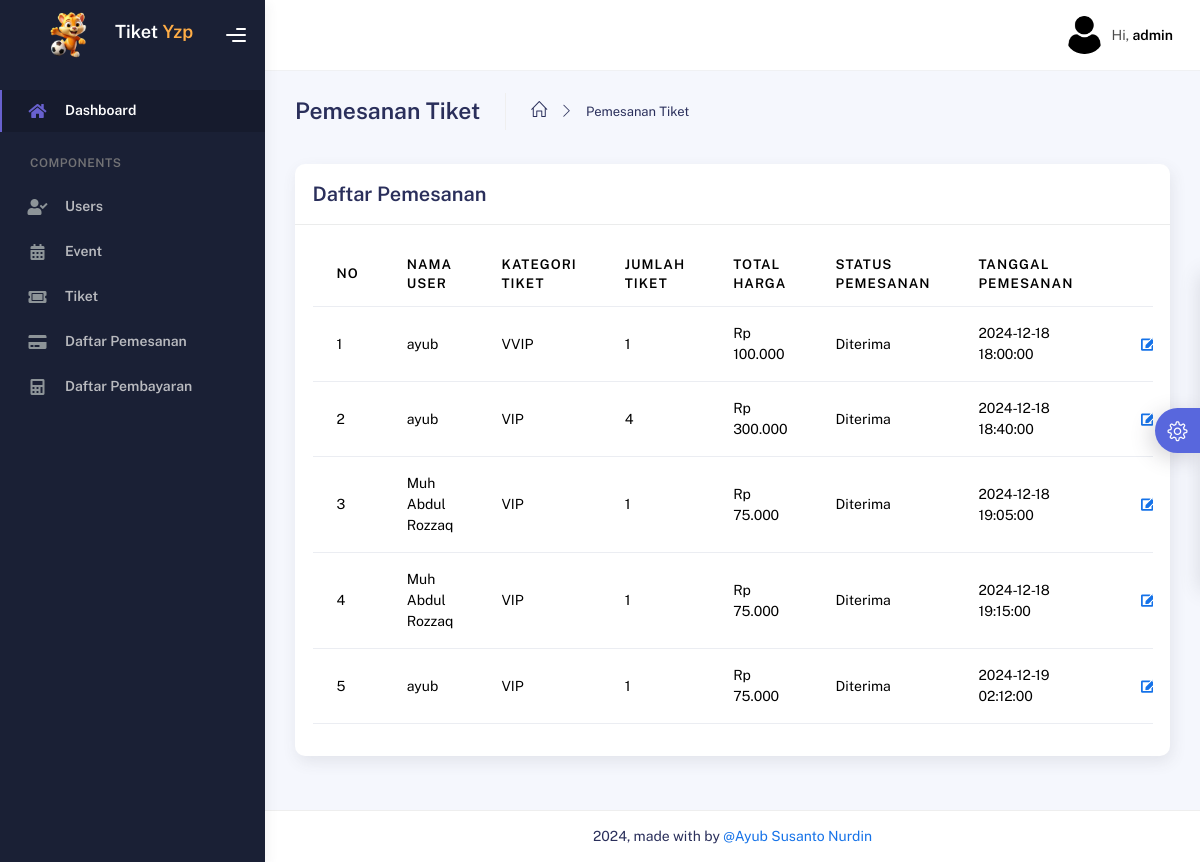
The page /admin/daftarPemesanan.php (signed in) on the database its author committed.
### tables this page shows
CREATE TABLE `tb_pemesanan` (
  `id_pemesanan` int NOT NULL,
  `id_user` int NOT NULL,
  `id_tiket` int NOT NULL,
  `jumlah_tiket` int NOT NULL,
  `total_harga` double NOT NULL,
  `status_pemesanan` varchar(255) NOT NULL,
  `tanggal_pemesanan` timestamp NOT NULL
);

CREATE TABLE `tb_user` (
  `id_user` int NOT NULL,
  `nama` varchar(255) NOT NULL,
  `email` varchar(255) NOT NULL,
  `password` varchar(255) NOT NULL,
  `no_hp` varchar(15) NOT NULL,
  `alamat` text NOT NULL,
  `role` enum('admin','user') NOT NULL
);

CREATE TABLE `tb_tiket` (
  `id_tiket` int NOT NULL,
  `id_event` int NOT NULL,
  `kategori_tiket` varchar(255) NOT NULL,
  `harga_tiket` int NOT NULL,
  `stok_tiket` int NOT NULL
);

### admin/daftarPemesanan.php (the view, shortened to what this page needs)
<?php
include '../controllers/crudPemesanan.php';
?>
<!DOCTYPE html>
<html lang="en">
<head>
    <link rel="stylesheet" href="assets/css/bootstrap.min.css" />
    <link rel="stylesheet" href="assets/css/plugins.min.css" />
    <link rel="stylesheet" href="assets/css/kaiadmin.min.css" />
    <link rel="stylesheet" href="assets/css/demo.css" />
</head>
<body>
    <div class="wrapper">
        <?php require 'components/sidebar.php'; ?>
        <div class="main-panel">
            <?php require 'components/header.php'; ?>
            <div class="container">
                <div class="page-inner">
                    <div class="page-header">
                        <h3 class="fw-bold mb-3">Pemesanan Tiket</h3>
                        <ul class="breadcrumbs mb-3">
                            <li class="nav-home">
                                <a href="index.php"><i class="icon-home"></i></a>
                            </li>
                            <li class="separator"><i class="icon-arrow-right"></i></li>
                            <li class="nav-item"><a href="daftarPemesanan.php?active=daftarPemesanan">Pemesanan Tiket</a></li>
                        </ul>
                    </div>
                    <div class="row">
                        <div class="col-md-12">
                            <div class="card">
                                <div class="card-header">
                                    <div class="card-title">Daftar Pemesanan</div>
                                </div>
                                <div class="card-body">
                                    <div class="table-responsive">
                                        <table id="basic-datatables" class="table table-hover">
                                            <thead>
                                                <tr>
                                                    <th scope="col">No</th>
                                                    <th scope="col">Nama User</th>
                                                    <th scope="col">Kategori Tiket</th>
                                                    <th scope="col">Jumlah Tiket</th>
                                                    <th scope="col">Total Harga</th>
                                                    <th scope="col">Status Pemesanan</th>
                                                    <th scope="col">Tanggal Pemesanan</th>
                                                    <th scope="col" class="text-center">Aksi</th>
                                                </tr>
                                            </thead>
                                            <tbody>
                                                <?php
                                                $pemesananSql = "SELECT p.id_pemesanan, p.id_user, p.id_tiket, p.jumlah_tiket, p.total_harga, p.status_pemesanan, p.tanggal_pemesanan, u.nama, t.kategori_tiket
                                                             FROM tb_pemesanan p
                                                             JOIN tb_user u ON p.id_user = u.id_user
                                                             JOIN tb_tiket t ON p.id_tiket = t.id_tiket";
                                                $pemesananRes = mysqli_query($koneksi, $pemesananSql);
                                                $no = 1;
                                                while ($row = mysqli_fetch_assoc($pemesananRes)) {
                                                    $id_pemesanan = $row['id_pemesanan'];
                                                    $nama = $row['nama'];
                                                    $kategori_tiket = $row['kategori_tiket'];
                                                    $jumlah_tiket = $row['jumlah_tiket'];
                                                    $total_harga = $row['total_harga'];
                                                    $status_pemesanan = $row['status_pemesanan'];
                                                    $tanggal_pemesanan = $row['tanggal_pemesanan'];
                                                ?>
                                                    <tr>
                                                        <td><?= $no++ ?></td>
                                                        <td><?= $nama ?></td>
                                                        <td><?= $kategori_tiket ?></td>
                                                        <td><?= $jumlah_tiket ?></td>
                                                        <td><?= "Rp " . number_format($total_harga, 0, ',', '.') ?></td>
                                                        <td><?= $status_pemesanan ?></td>
                                                        <td><?= $tanggal_pemesanan ?></td>
                                                        <td>
                                                            <div class="d-flex justify-content-center">
                                                                <button class="btn btn-link btn-primary" data-bs-toggle="modal" data-bs-target="#editModal<?= $id_pemesanan; ?>">
                                                                    <i class="fa fa-edit"></i>
                                                                </button>
                                                            </div>
                                                        </td>
                                                    </tr>
                                                <?php } ?>
                                            </tbody>
                                        </table>
                                    </div>
                                </div>
                            </div>
                        </div>
                    </div>
                </div>
            </div>
            <?php require 'components/footer.php'; ?>
        </div>
        <?php require 'components/settings.php'; ?>
    </div>
</body>
</html>

### rows shown on the page
tb_pemesanan: id_user.nama "ayub", id_tiket.kategori_tiket "VVIP", jumlah_tiket "1", total_harga "100.000", status_pemesanan "Diterima", tanggal_pemesanan "2024-12-18 18:00:00"
tb_pemesanan: id_user.nama "ayub", id_tiket.kategori_tiket "VIP", jumlah_tiket "4", total_harga "300.000", status_pemesanan "Diterima", tanggal_pemesanan "2024-12-18 18:40:00"
tb_pemesanan: id_user.nama "Muh Abdul Rozzaq", id_tiket.kategori_tiket "VIP", jumlah_tiket "1", total_harga "75.000", status_pemesanan "Diterima", tanggal_pemesanan "2024-12-18 19:05:00"
tb_pemesanan: id_user.nama "Muh Abdul Rozzaq", id_tiket.kategori_tiket "VIP", jumlah_tiket "1", total_harga "75.000", status_pemesanan "Diterima", tanggal_pemesanan "2024-12-18 19:15:00"
tb_pemesanan: id_user.nama "ayub", id_tiket.kategori_tiket "VIP", jumlah_tiket "1", total_harga "75.000", status_pemesanan "Diterima", tanggal_pemesanan "2024-12-19 02:12:00"

### other values the page prints
$_SESSION['nama'] "admin"
